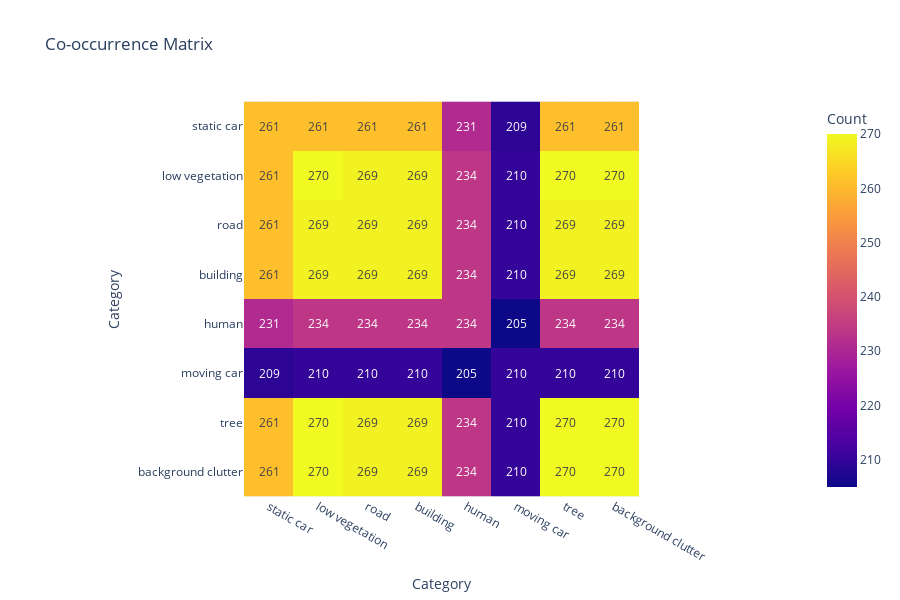

The notebook cell saved with this chart:
### Markdown cell above
Here we see a co-occurence matrix that captures frequency of how different pairs of classes appear together

### Code cell
co_occurrence = np.zeros((len(categories), len(categories)))

for _, row in df.iterrows():
    present = [i for i, cat in enumerate(categories) if row[f"{cat.replace(' ', '_')}"] > 0]
    for i in present:
        for j in present:
            co_occurrence[i, j] += 1

fig = px.imshow(co_occurrence, 
                x=categories, 
                y=categories,
                labels=dict(x="Category", y="Category", color="Count"),
                title="Co-occurrence Matrix",
                text_auto=True,
                height=600)
fig.show()

### Figure 1 — Plotly figure (JSON) as saved in the notebook; plotly's stock layout.template omitted (floating-point values rounded to 4 significant figures)
{"data": [{"coloraxis": "coloraxis", "hovertemplate": "Category: %{x}<br>Category: %{y}<br>Count: %{z}<extra></extra>", "name": "0", "texttemplate": "%{z}", "type": "heatmap", "x": ["static car", "low vegetation", "road", "building", "human", "moving car", "tree", "background clutter"], "xaxis": "x", "y": ["static car", "low vegetation", "road", "building", "human", "moving car", "tree", "background clutter"], "yaxis": "y", "z": [[261.0, 261.0, 261.0, 261.0, 231.0, 209.0, 261.0, 261.0], [261.0, 270.0, 269.0, 269.0, 234.0, 210.0, 270.0, 270.0], [261.0, 269.0, 269.0, 269.0, 234.0, 210.0, 269.0, 269.0], [261.0, 269.0, 269.0, 269.0, 234.0, 210.0, 269.0, 269.0], [231.0, 234.0, 234.0, 234.0, 234.0, 205.0, 234.0, 234.0], [209.0, 210.0, 210.0, 210.0, 205.0, 210.0, 210.0, 210.0], [261.0, 270.0, 269.0, 269.0, 234.0, 210.0, 270.0, 270.0], [261.0, 270.0, 269.0, 269.0, 234.0, 210.0, 270.0, 270.0]]}], "layout": {"coloraxis": {"colorbar": {"title": {"text": "Count"}}, "colorscale": [[0, "#0d0887"], [0.1111, "#46039f"], [0.2222, "#7201a8"], [0.3333, "#9c179e"], [0.4444, "#bd3786"], [0.5556, "#d8576b"], [0.6667, "#ed7953"], [0.7778, "#fb9f3a"], [0.8889, "#fdca26"], [1, "#f0f921"]]}, "height": 600, "title": {"text": "Co-occurrence Matrix"}, "xaxis": {"anchor": "y", "constrain": "domain", "domain": [0, 1], "scaleanchor": "y", "title": {"text": "Category"}}, "yaxis": {"anchor": "x", "autorange": "reversed", "constrain": "domain", "domain": [0, 1], "title": {"text": "Category"}}}}
